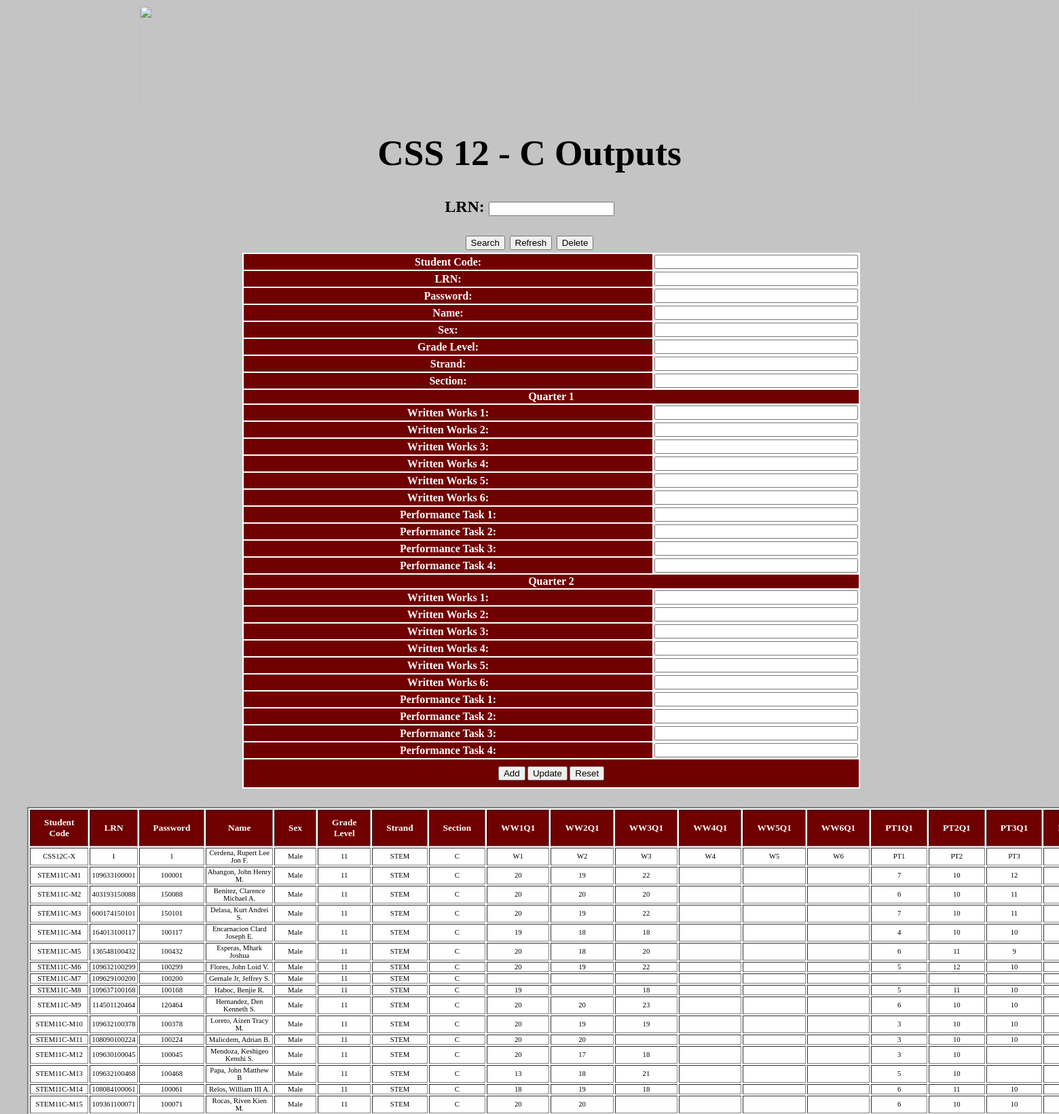
The app's page /RPROJ/css12c.php (upper part) with its own data.
### tables this page shows
CREATE TABLE `tblcss12c` (
  `no` int(12) NOT NULL,
  `studcode` text NOT NULL,
  `id` text NOT NULL,
  `pass` text NOT NULL,
  `name` text NOT NULL,
  `sex` text NOT NULL,
  `gradeLevel` text NOT NULL,
  `strand` text NOT NULL,
  `section` text NOT NULL,
  `ww1q1` text NOT NULL,
  `ww2q1` text NOT NULL,
  `ww3q1` text NOT NULL,
  `ww4q1` text NOT NULL,
  `ww5q1` text NOT NULL,
  `ww6q1` text NOT NULL,
  `pt1q1` text NOT NULL,
  `pt2q1` text NOT NULL,
  `pt3q1` text NOT NULL,
  `pt4q1` text NOT NULL,
  `ww1q2` text NOT NULL,
  `ww2q2` text NOT NULL,
  `ww3q2` text NOT NULL,
  `ww4q2` text NOT NULL,
  `ww5q2` text NOT NULL,
  `ww6q2` text NOT NULL,
  `pt1q2` text NOT NULL,
  `pt2q2` text NOT NULL,
  `pt3q2` text NOT NULL,
  `pt4q2` text NOT NULL
);

### RPROJ/css12c.php (the view, shortened to what this page needs)
<html>
<head>
		<?php
		$id = " ";
		?>
</head>
<body>
<?php
if(isset($_POST['search']))
	{
	$search =$_POST['txtsearch'];
	$studcode='';
	$id='';
	$pass='';
	$name='';
	$sex='';
	$gradeLevel='';
	$strand='';
	$section='';
	$ww1q1='';
	$ww2q1='';
	$ww3q1='';
	$ww4q1='';
	$ww5q1='';
	$ww6q1='';
	$pt1q1='';
	$pt2q1='';
	$pt3q1='';
	$pt4q1='';
	$ww1q2='';
	$ww2q2='';
	$ww3q2='';
	$ww4q2='';
	$ww5q2='';
	$ww6q2='';
	$pt1q2='';
	$pt2q2='';
	$pt3q2='';
	$pt4q2='';
	if(empty($search))
		{
		echo"<script>alert('Empty fields')</script>";
		}
	else
		{
		if(is_numeric($search))
			{
			$conn = mysqli_connect('localhost','ljay','ljay140891', 'dbetech');
			if(!$conn)
				{
				echo 'Connection Error:' . mysqli_connect_error();
				}
			$sql = "SELECT * FROM tblcss12c WHERE id = $search";
			$result = mysqli_query($conn, $sql);
			$info = mysqli_fetch_assoc($result);
			if($info)
				{
				$studcode=$info['studcode'];
				$id=$info['id'];
				$pass=$info['pass'];
				$name=$info['name'];
				$sex=$info['sex'];
				$gradeLevel=$info['gradeLevel'];
				$strand=$info['strand'];
				$section=$info['section'];
				$ww1q1=$info['ww1q1'];
				$ww2q1=$info['ww2q1'];
				$ww3q1=$info['ww3q1'];
				$ww4q1=$info['ww4q1'];
				$ww5q1=$info['ww5q1'];
				$ww6q1=$info['ww6q1'];
				$pt1q1=$info['pt1q1'];
				$pt2q1=$info['pt2q1'];
				$pt3q1=$info['pt3q1'];
				$pt4q1=$info['pt4q1'];
				$ww1q2=$info['ww1q2'];
				$ww2q2=$info['ww2q2'];
				$ww3q2=$info['ww3q2'];
				$ww4q2=$info['ww4q2'];
				$ww5q2=$info['ww5q2'];
				$ww6q2=$info['ww6q2'];
				$pt1q2=$info['pt1q2'];
				$pt2q2=$info['pt2q2'];
				$pt3q2=$info['pt3q2'];
				$pt4q2=$info['pt4q2'];
				}
			else
				{
				echo "<script>alert('Information not found');</script>";
				}
			mysqli_free_result($result);
			mysqli_close($conn);
			}
		else
			{
			echo "<script>alert('Enter a valid value');</script>";
			}
		}
	}
else
	{
	$studcode='';
	$id='';
	$pass='';
	$name='';
	$sex='';
	$gradeLevel='';
	$strand='';
	$section='';
	$ww1q1='';
	$ww2q1='';
	$ww3q1='';
	$ww4q1='';
	$ww5q1='';
	$ww6q1='';
	$pt1q1='';
	$pt2q1='';
	$pt3q1='';
	$pt4q1='';
	$ww1q2='';
	$ww2q2='';
	$ww3q2='';
	$ww4q2='';
	$ww5q2='';
	$ww6q2='';
	$pt1q2='';
	$pt2q2='';
	$pt3q2='';
	$pt4q2='';
	}
?>
<img src="header.png" />
<form name="frmadmin" action="css12c.php" method="POST">
<h1>CSS 12 - C Outputs</h1>
<h2>LRN:	<input type = "text" name="txtsearch" /></h2>
<input type = "submit" name="search" value="Search" />
<button onclick= "RefreshPage()"> <?php echo"Refresh";?></button>
<input type = "submit" name="delete" value="Delete"  />
</form>
<form name="frmadmin" action="css12c.php" method="POST">
<table class="t1" >
<tr>
<td class="c1">Student Code:</td>
<td class="c2" colspan="2"><input class="f1" type = "text" name="txtstudcode" value="<?php echo $studcode; ?>"/> <br/> </td>
</tr>
<tr>
<td class="c1">LRN:</td>
<td class="c2" colspan="2"><input class="f1" type = "text" name="txtid" value="<?php echo $id; ?>"/> <br/> </td>
</tr>
<tr>
<td class="c1">Password:</td>
<td class="c2" colspan="2"><input class="f1" type = "text" name="txtpass" value="<?php echo $pass; ?>"/> <br/> </td>
</tr>
<tr>
<td class="c1">Name:</td>
<td class="c2" colspan="2"><input class="f1" type = "text" name="txtname" value="<?php echo $name; ?>"/> <br/> </td>
</tr>
<tr>
<td class="c1">Sex:</td>
<td class="c2" colspan="2"><input class="f1" type = "text" name="txtsex" value="<?php echo $sex; ?>"/> <br/> </td>
</tr>
<tr>
<td class="c1">Grade Level:</td>
<td class="c2" colspan="2"><input class="f1" type = "text" name="txtgradeLevel" value="<?php echo $gradeLevel; ?>"/> <br/> </td>
</tr>
<tr>
<td class="c1">Strand:</td>
<td class="c2" colspan="2"><input class="f1" type = "text" name="txtstrand" value="<?php echo $strand; ?>"/> <br/> </td>
</tr>
<tr>
<td class="c1">Section:</td>
<td class="c2" colspan="2"><input class="f1" type = "text" name="txtsection" value="<?php echo $section; ?>"/> <br/> </td>
</tr>
<tr>
<td class="c1" colspan="3" align="center">Quarter 1</td>
</tr>
<tr>
<td class="c1">Written Works 1:</td>
<td class="c2" colspan="2"><input class="f1" type = "text" name="txtww1q1" value="<?php echo $ww1q1; ?>"/> <br/> </td>
</tr>
<tr>
<td class="c1">Written Works 2:</td>
<td class="c2" colspan="2"><input class="f1" type = "text" name="txtww2q1" value="<?php echo $ww2q1; ?>"/> <br/> </td>
</tr>
<tr>
<td class="c1">Written Works 3:</td>
<td class="c2" colspan="2"><input class="f1" type = "text" name="txtww3q1" value="<?php echo $ww3q1; ?>"/> <br/> </td>
</tr>
<tr>
<td class="c1">Written Works 4:</td>
<td class="c2" colspan="2"><input class="f1" type = "text" name="txtww4q1" value="<?php echo $ww4q1; ?>"/> <br/> </td>
</tr>
<tr>
<td class="c1">Written Works 5:</td>
<td class="c2" colspan="2"><input class="f1" type = "text" name="txtww5q1" value="<?php echo $ww5q1; ?>"/> <br/> </td>
</tr>
<tr>
<td class="c1">Written Works 6:</td>
<td class="c2" colspan="2"><input class="f1" type = "text" name="txtww6q1" value="<?php echo $ww6q1; ?>"/> <br/> </td>
</tr>
<tr>
<td class="c1">Performance Task 1:</td>
<td class="c2" colspan="2"><input class="f1" type = "text" name="txtpt1q1" value="<?php echo $pt1q1; ?>"/> <br/> </td>
</tr>
<tr>
<td class="c1">Performance Task 2:</td>
<td class="c2" colspan="2"><input class="f1" type = "text" name="txtpt2q1" value="<?php echo $pt2q1; ?>"/> <br/> </td>
</tr>
<tr>
<td class="c1">Performance Task 3:</td>
<td class="c2" colspan="2"><input class="f1" type = "text" name="txtpt3q1" value="<?php echo $pt3q1; ?>"/> <br/> </td>
</tr>
<tr>
<td class="c1">Performance Task 4:</td>
<td class="c2" colspan="2"><input class="f1" type = "text" name="txtpt4q1" value="<?php echo $pt4q1; ?>"/> <br/> </td>
</tr>
<tr>
<td class="c1" colspan="3" align="center">Quarter 2</td>
</tr>
<tr>
<td class="c1">Written Works 1:</td>
<td class="c2" colspan="2"><input class="f1" type = "text" name="txtww1q2" value="<?php echo $ww1q2; ?>"/> <br/> </td>
</tr>
<tr>
<td class="c1">Written Works 2:</td>
<td class="c2" colspan="2"><input class="f1" type = "text" name="txtww2q2" value="<?php echo $ww2q2; ?>"/> <br/> </td>
</tr>
<tr>
<td class="c1">Written Works 3:</td>
<td class="c2" colspan="2"><input class="f1" type = "text" name="txtww3q2" value="<?php echo $ww3q2; ?>"/> <br/> </td>
</tr>
<tr>
<td class="c1">Written Works 4:</td>
<td class="c2" colspan="2"><input class="f1" type = "text" name="txtww4q2" value="<?php echo $ww4q2; ?>"/> <br/> </td>
</tr>
<tr>
<td class="c1">Written Works 5:</td>
<td class="c2" colspan="2"><input class="f1" type = "text" name="txtww5q2" value="<?php echo $ww5q2; ?>"/> <br/> </td>
</tr>
<tr>
<td class="c1">Written Works 6:</td>
<td class="c2" colspan="2"><input class="f1" type = "text" name="txtww6q2" value="<?php echo $ww6q2; ?>"/> <br/> </td>
</tr>
<tr>
<td class="c1">Performance Task 1:</td>
<td class="c2" colspan="2"><input class="f1" type = "text" name="txtpt1q2" value="<?php echo $pt1q2; ?>"/> <br/> </td>
</tr>
<tr>
<td class="c1">Performance Task 2:</td>
<td class="c2" colspan="2"><input class="f1" type = "text" name="txtpt2q2" value="<?php echo $pt2q2; ?>"/> <br/> </td>
</tr>
<tr>
<td class="c1">Performance Task 3:</td>
<td class="c2" colspan="2"><input class="f1" type = "text" name="txtpt3q2" value="<?php echo $pt3q2; ?>"/> <br/> </td>
</tr>
<tr>
<td class="c1">Performance Task 4:</td>
<td class="c2" colspan="2"><input class="f1" type = "text" name="txtpt4q2" value="<?php echo $pt4q2; ?>"/> <br/> </td>
</tr>
<tr>
	<td class="c3" colspan="3">
	<input type = "submit" size="30" name="add" value="Add"/>
	<input type = "submit" size="30" name="update" value="Update" onclick="check()"  />
	<input type = "reset" size="30" />
	</td>
</tr>
</table>
</form>
<?php
$search =$_POST['txtsearch'];
if(empty($search))
	{
	$conn = mysqli_connect('localhost','ljay','ljay140891', 'dbetech');
	$sql = "SELECT * FROM tblcss12c";
	$result = mysqli_query($conn, $sql);
	$info = mysqli_fetch_all($result, MYSQLI_ASSOC);
	echo '<table class ="t1" border="2" >';
	echo '<tr class="r1">
		<td class="c3"><b>Student Code</b></td>
		<td class="c3"><b>LRN</b></td>
		<td class="c3"><b>Password</b></td>
		<td class="c3"><b>Name</b></td>
		<td class="c3"><b>Sex</b></td>
		<td class="c3"><b>Grade Level</b></td>
		<td class="c3"><b>Strand</b></td>
		<td class="c3"><b>Section</b></td>
		<td class="c3"><b>WW1Q1</b></td>
		<td class="c3"><b>WW2Q1</b></td>
		<td class="c3"><b>WW3Q1</b></td>
		<td class="c3"><b>WW4Q1</b></td>
		<td class="c3"><b>WW5Q1</b></td>
		<td class="c3"><b>WW6Q1</b></td>
		<td class="c3"><b>PT1Q1</b></td>
		<td class="c3"><b>PT2Q1</b></td>
		<td class="c3"><b>PT3Q1</b></td>
		<td class="c3"><b>PT4Q1</b></td>
		<td class="c3"><b>WW1Q2</b></td>
		<td class="c3"><b>WW2Q2</b></td>
		<td class="c3"><b>WW3Q2</b></td>
		<td class="c3"><b>WW4Q2</b></td>
		<td class="c3"><b>WW5Q2</b></td>
		<td class="c3"><b>WW6Q2</b></td>
		<td class="c3"><b>PT1Q2</b></td>
		<td class="c3"><b>PT2Q2</b></td>
		<td class="c3"><b>PT3Q2</b></td>
		<td class="c3"><b>PT4Q2</b></td>
		</tr>';
	foreach($info as $infos):
		echo '<tr class="r2">';
			echo '<td class="c4">' . $infos['studcode'] . '</td>' ;
			echo '<td class="c4">' . $infos['id'] . '</td>' ;
			echo '<td class="c4">' . $infos['pass'] . '</td>' ;
			echo '<td class="c4">' . $infos['name'] . '</td>' ;
			echo '<td class="c4">' . $infos['sex'] . '</td>' ;
			echo '<td class="c4">' . $infos['gradeLevel'] . '</td>' ;
			echo '<td class="c4">' . $infos['strand'] . '</td>' ;
			echo '<td class="c4">' . $infos['section'] . '</td>' ;
			echo '<td class="c4">' . $infos['ww1q1'] . '</td>' ;
			echo '<td class="c4">' . $infos['ww2q1'] . '</td>' ;
			echo '<td class="c4">' . $infos['ww3q1'] . '</td>' ;
			echo '<td class="c4">' . $infos['ww4q1'] . '</td>' ;
			echo '<td class="c4">' . $infos['ww5q1'] . '</td>' ;
			echo '<td class="c4">' . $infos['ww6q1'] . '</td>' ;
			echo '<td class="c4">' . $infos['pt1q1'] . '</td>' ;
			echo '<td class="c4">' . $infos['pt2q1'] . '</td>' ;
			echo '<td class="c4">' . $infos['pt3q1'] . '</td>' ;
			echo '<td class="c4">' . $infos['pt4q1'] . '</td>' ;
		echo '</tr>';
	endforeach;
	echo '</table>';
	}
?>
</body>
</html>

### RPROJ/css12c.php (style rules this page uses)
body { font-family:Bookman Old Style; font-size:20pt; text-align:center; background-color:rgb(196,196,196); }
h2 { font-family:Bookman Old Style; font-size:18pt; }
td.c1 { background-color:rgb(112,0,0); color:white; font-family:Bookman Old Style; font-size:12pt; text-align:center; font-weight:bold; width: 600px; }
td.c2 { background-color:rgb(255,255,255); font-family:Bookman Old Style; font-size:12pt; text-align:center; width: 150px; }
td.c3 { background-color:rgb(112,0,0); font-family:Bookman Old Style; font-size:10pt; text-align:center; width: 100px; color:white; }
td.c4 { background-color:rgb(255,255,255); font-family:Bookman Old Style; font-size:8pt; text-align:center; width: 200px; }
img { width: 1150px; height:150px; }
.c3 { padding: 10px 20px; background-color:rgb(112,0,0); text-align:center; }
.f1 { width: 300px; }
tr.r1 { background-color:rgb(112,0,0); color:white; font-family:Bookman Old Style; font-size:10pt; text-align:center; font-weight:bold; }
tr.r2 { background-color:rgb(255,255,255); font-family:Bookman Old Style; font-size:10pt; text-align:center; }
table.t1 { background-color:rgb(255,255,255); position:relative; margin-left:auto; margin-right:auto; bottom:1.5em; right:2em; left:2em; }

### records on screen
tblcss12c: studcode "CSS12C-X", id "1", pass "1", name "Cerdena, Rupert Lee Jon F.", sex "Male", gradeLevel "11", strand "STEM", section "C", ww1q1 "W1", ww2q1 "W2", ww3q1 "W3", ww4q1 "W4", ww5q1 "W5", ww6q1 "W6", pt1q1 "PT1", pt2q1 "PT2", pt3q1 "PT3"
tblcss12c: studcode "STEM11C-M1", id "109633100001", pass "100001", name "Abangon, John Henry M.", sex "Male", gradeLevel "11", strand "STEM", section "C", ww1q1 "20", ww2q1 "19", ww3q1 "22", pt1q1 "7", pt2q1 "10", pt3q1 "12"
tblcss12c: studcode "STEM11C-M2", id "403193150088", pass "150088", name "Benitez, Clarence Michael A.", sex "Male", gradeLevel "11", strand "STEM", section "C", ww1q1 "20", ww2q1 "20", ww3q1 "20", pt1q1 "6", pt2q1 "10", pt3q1 "11"
tblcss12c: studcode "STEM11C-M3", id "600174150101", pass "150101", name "Delasa, Kurt Andrei S.", sex "Male", gradeLevel "11", strand "STEM", section "C", ww1q1 "20", ww2q1 "19", ww3q1 "22", pt1q1 "7", pt2q1 "10", pt3q1 "11"
tblcss12c: studcode "STEM11C-M4", id "164013100117", pass "100117", name "Encarnacion Clard Joseph E.", sex "Male", gradeLevel "11", strand "STEM", section "C", ww1q1 "19", ww2q1 "18", ww3q1 "18", pt1q1 "4", pt2q1 "10", pt3q1 "10"
tblcss12c: studcode "STEM11C-M5", id "136548100432", pass "100432", name "Esperas, Mhark Joshua", sex "Male", gradeLevel "11", strand "STEM", section "C", ww1q1 "20", ww2q1 "18", ww3q1 "20", pt1q1 "6", pt2q1 "11", pt3q1 "9"
tblcss12c: studcode "STEM11C-M6", id "109632100299", pass "100299", name "Flores, John Loid V.", sex "Male", gradeLevel "11", strand "STEM", section "C", ww1q1 "20", ww2q1 "19", ww3q1 "22", pt1q1 "5", pt2q1 "12", pt3q1 "10"
tblcss12c: studcode "STEM11C-M7", id "109629100200", pass "100200", name "Gernale Jr, Jeffrey S.", sex "Male", gradeLevel "11", strand "STEM", section "C"
tblcss12c: studcode "STEM11C-M8", id "109637100168", pass "100168", name "Haboc, Benjie R.", sex "Male", gradeLevel "11", strand "STEM", section "C", ww1q1 "19", ww3q1 "18", pt1q1 "5", pt2q1 "11", pt3q1 "10"
tblcss12c: studcode "STEM11C-M9", id "114501120464", pass "120464", name "Hernandez, Den Kenneth S.", sex "Male", gradeLevel "11", strand "STEM", section "C", ww1q1 "20", ww2q1 "20", ww3q1 "23", pt1q1 "6", pt2q1 "10", pt3q1 "10"
tblcss12c: studcode "STEM11C-M10", id "109632100378", pass "100378", name "Loreto, Aizen Tracy M.", sex "Male", gradeLevel "11", strand "STEM", section "C", ww1q1 "20", ww2q1 "19", ww3q1 "19", pt1q1 "3", pt2q1 "10", pt3q1 "10"
tblcss12c: studcode "STEM11C-M11", id "108090100224", pass "100224", name "Malicdem, Adrian B.", sex "Male", gradeLevel "11", strand "STEM", section "C", ww1q1 "20", ww2q1 "20", pt1q1 "3", pt2q1 "10", pt3q1 "10"
tblcss12c: studcode "STEM11C-M12", id "109630100045", pass "100045", name "Mendoza, Keshigeo Kenshi S.", sex "Male", gradeLevel "11", strand "STEM", section "C", ww1q1 "20", ww2q1 "17", ww3q1 "18", pt1q1 "3", pt2q1 "10"
tblcss12c: studcode "STEM11C-M13", id "109632100468", pass "100468", name "Papa, John Matthew B", sex "Male", gradeLevel "11", strand "STEM", section "C", ww1q1 "13", ww2q1 "18", ww3q1 "21", pt1q1 "5", pt2q1 "10"
tblcss12c: studcode "STEM11C-M14", id "108084100061", pass "100061", name "Relos, William III A.", sex "Male", gradeLevel "11", strand "STEM", section "C", ww1q1 "18", ww2q1 "19", ww3q1 "18", pt1q1 "6", pt2q1 "11", pt3q1 "10"
tblcss12c: studcode "STEM11C-M15", id "109361100071", pass "100071", name "Rocas, Riven Kien M.", sex "Male", gradeLevel "11", strand "STEM", section "C", ww1q1 "20", ww2q1 "20", pt1q1 "6", pt2q1 "10", pt3q1 "10"
